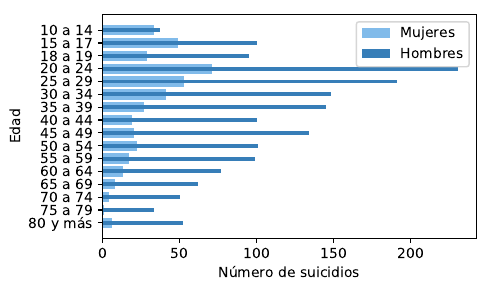

Write the Python code that produced this figure.
#!/usr/bin/env python3
# -*- coding: utf-8 -*-
"""
Ejemplo de gráfico de barras en matplotlib

"""
import numpy as np
from matplotlib import pyplot as plt


edad = np.array(['80 y más', '75 a 79', '70 a 74', '65 a 69',
                 '60 a 64', '55 a 59', '50 a 54', '45 a 49',
                 '40 a 44', '35 a 39', '30 a 34', '25 a 29',
                 '20 a 24', '18 a 19', '15 a 17', '10 a 14'])
hombres = np.array([ 52,  33,  50,  62,  77,  99, 101, 134,
                    100, 145, 148, 191, 231, 95, 100,  37])
mujeres = np.array([ 6,  1,  4,  8, 13, 17, 22, 20, 19, 27, 41,
                    53, 71, 29, 49, 33])

plt.figure(figsize=(5, 3))
posiciones = range(len(edad))
# El parámetro opcional tick_label nos permite añadir cada rango de edades
plt.barh(posiciones, mujeres, tick_label=edad, color="#81bbea")
# Modificamos el alto de las barras para que no cubran las barras anteriores
plt.barh(posiciones, hombres, tick_label=edad, height=0.3, color="#377eb8")
plt.xlabel("Número de suicidios")
plt.ylabel("Edad")
plt.legend(["Mujeres", "Hombres"])
# El próximo comando obliga a Matplotlib a mostrar el gráfico completo
plt.tight_layout()

plt.savefig("grafico_barras.pdf", bbox_inches="tight")